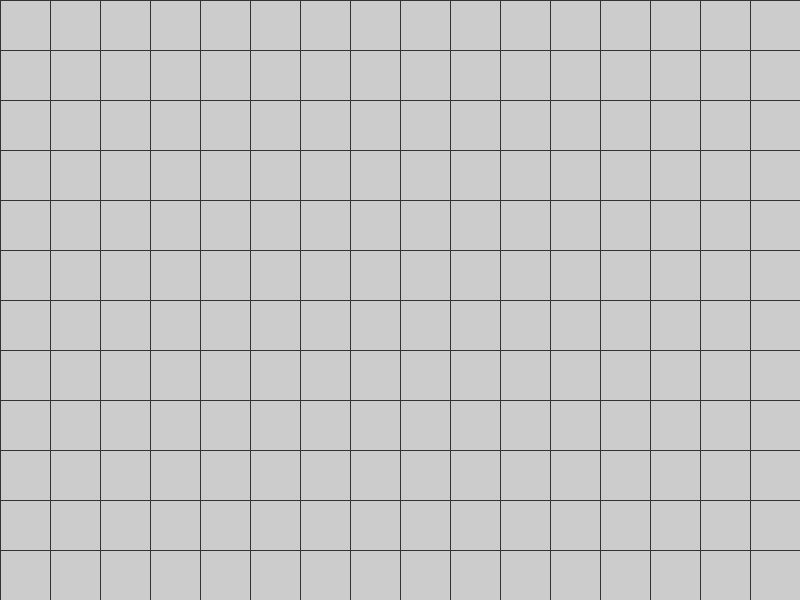
Frame 1 (no input)
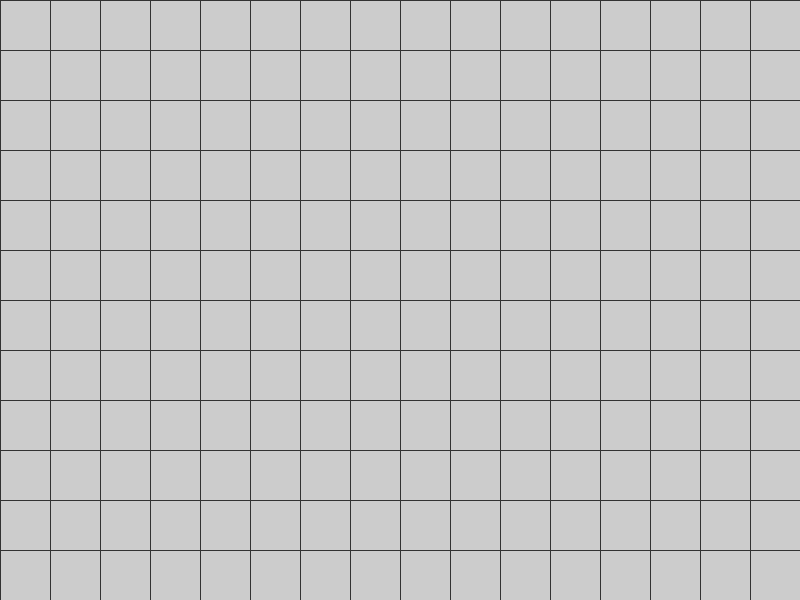
Frame 60 (the mouse pressed at the canvas centre just before this capture)
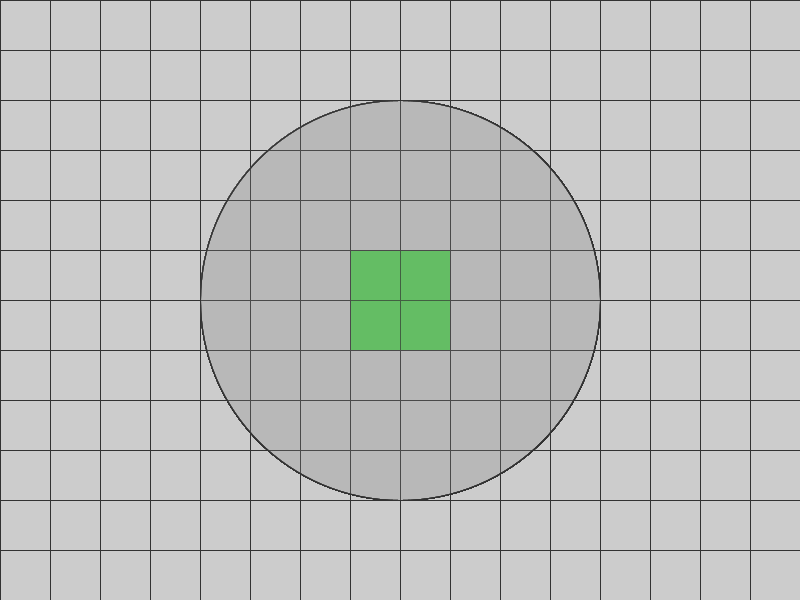
Frame 120 (the mouse held since frame 60 and released just before this capture)

The Processing sketch that drew these frames (run headless with seeded random() and noise(); from frame 60 on, the mouse is pressed at the canvas centre):

// Processing sketch: sketch_200504a
// ── sketch_200504a.pde
int S = 100;
int HS = S / 2;
float GS = S * 0.6;
int WIDTH  = 800;
int HEIGHT = 600;
int N = 2*WIDTH/S + 1;
int M = 2*HEIGHT/S + 1;
int MAXTOWERS = 60;
int NTOWERS = 0;
int TOWERI[] = new int[MAXTOWERS];
int TOWERJ[] = new int[MAXTOWERS];
int XS[]      = new int[N];
int YS[]      = new int[M];
int field[][] = new int[N][M];
int GHOSTI = 1;
int GHOSTJ = 1;

void setup() {
  size(800, 600);
  frameRate(30);
  for (int i = 0; i < N; i++) {
    XS[i] = i*HS;
    for (int j = 0; j < M; j++) {
      field[i][j] = 0;  // unoccupied
    }
  }
  for (int j = 0; j < M; j++) {
    YS[j] = j*HS;
  }
}

void drawGrid() {
  strokeWeight(1);
  stroke(50, 50, 50);
  for (int i = 0; i < N; i++) {
    line(XS[i], 0, XS[i], HEIGHT);
  }
  for (int j = 0; j < M; j++) {
    line(0, YS[j], WIDTH, YS[j]);
  }
}

//----------------------------
void drawTower(int n) {
  int i = TOWERI[n]; // upper-left corner
  int j = TOWERJ[n];

  // platform
  stroke(0, 0, 0);
  strokeWeight(2);
  fill(200, 200, 200);
  rect(XS[i], YS[j], S, S);

  // bashnya
  strokeWeight(4);
  fill(50, 50, 50);
  ellipse(XS[i+1], YS[j+1], GS, GS);
  
  // dulo
  stroke(0, 0, 0);
  strokeWeight(5);
  line(XS[i+1], YS[j+1], XS[i] + 10, YS[j] + 10);

  text("5", XS[i+2] - 10, YS[j+2] - 10);
}

void drawTowers() {
  for (int i = 0; i < NTOWERS; i++) {
    drawTower(i);
  }
}

//-----------------------
// maps x to index in XS
//-----------------------
int xi(int x) {
  if (x <= 0)
    return 0;
  if (x >= XS[N-2])
    return N-2;

  for (int i = 0; i < N-1; i++) {
    if (x <= XS[i])
      return i;
  }
  return N-2;
}

//-----------------------
// maps y to index in YS
//-----------------------
int yj(int y) {
  if (y <= 0)
    return 0;
  if (y >= YS[M-1])
    return M-2;

  for (int j = 0; j < M-1; j++) {
    if (y <= YS[j])
      return j;
  }
  return M-2;
}

//-----
void buildTower() {
  if (NTOWERS >= MAXTOWERS)
    return;

  TOWERI[NTOWERS] = GHOSTI - 1;
  TOWERJ[NTOWERS] = GHOSTJ - 1;
  NTOWERS++;
  
  field[GHOSTI-1][GHOSTJ-1] = 1; // occupy 4 fields
  field[GHOSTI]  [GHOSTJ-1] = 1; 
  field[GHOSTI-1][GHOSTJ]   = 1;
  field[GHOSTI]  [GHOSTJ]   = 1;
}

//-----
void mouseClicked() {
    buildTower();
}

void drawGhostTower() {
  int x = mouseX;
  int y = mouseY;
  if (x <= 0 || y <= 0 || x >= WIDTH || y >= HEIGHT)
    return;

  int k = xi(x);
  int l = yj(y);
  float md = 1000000; // big enough

  //     print("[" + x + " " + y + " " + k + " " + l + "]");
  for (int i = k; i <= k+1; i++) {
    for (int j = l; j <= l+1; j++) {
      float tmp = dist(x, y, XS[i], YS[j]);
      if (tmp < md) {
        md = tmp;
        GHOSTI = i;
        GHOSTJ = j;
      }
    }
  }

  if (field[GHOSTI-1][GHOSTJ-1] == 1 || field[GHOSTI]  [GHOSTJ-1] == 1 || 
      field[GHOSTI-1][GHOSTJ]   == 1 || field[GHOSTI]  [GHOSTJ]   == 1) {
          fill(200, 0, 0, 45);
   } else { 
          fill(0, 200, 0, 45);
   }
   rect(XS[GHOSTI-1], YS[GHOSTJ-1], S, S);

   // reach
   fill(180, 180, 180, 45);
   ellipse(XS[GHOSTI], YS[GHOSTJ], 400, 400);
}

void draw() {
  clear();
  drawGrid();
  drawTowers();
  drawGhostTower();
}
